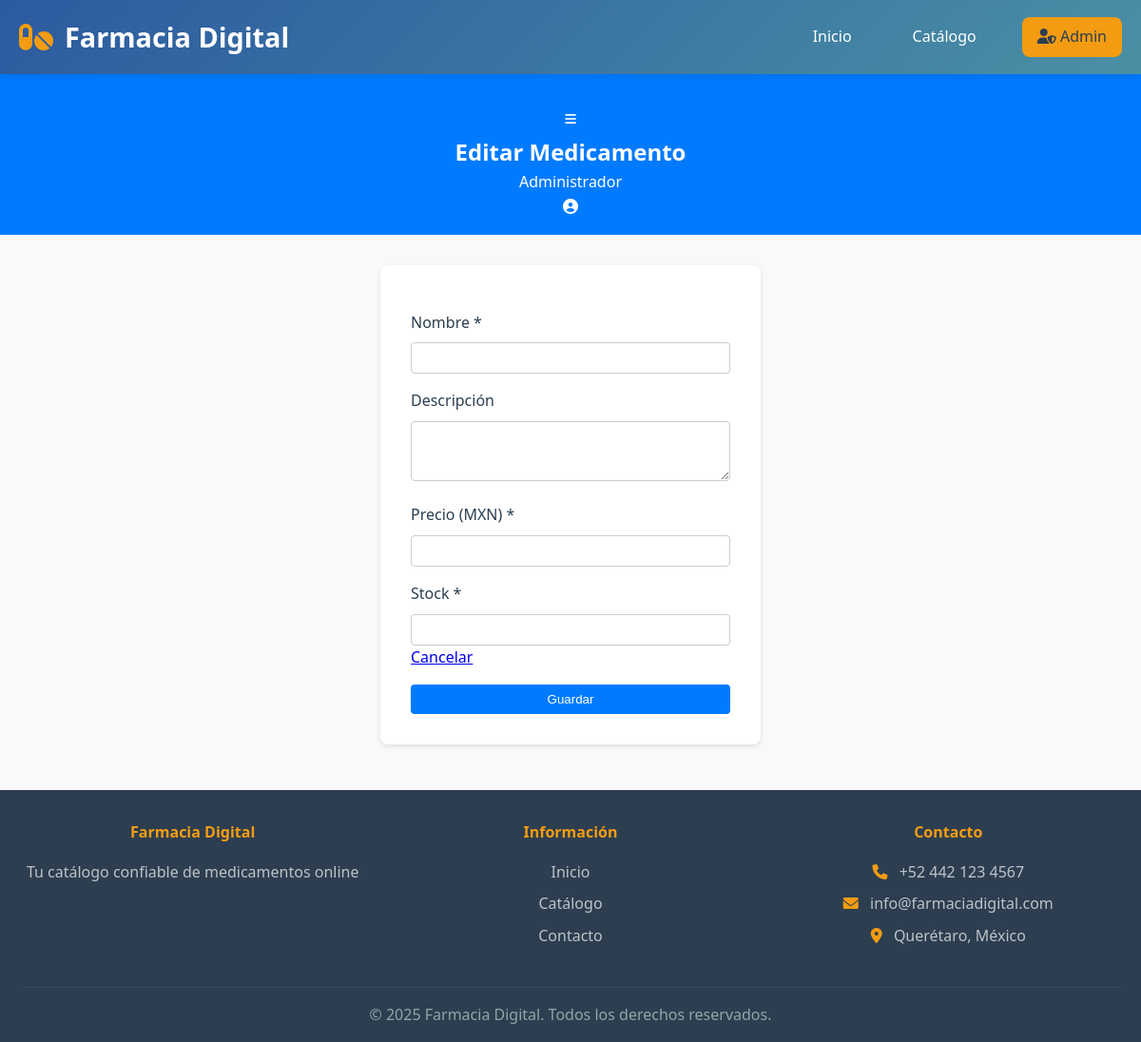
Page /medication/edit/2 (signed in) on the earlier database version.
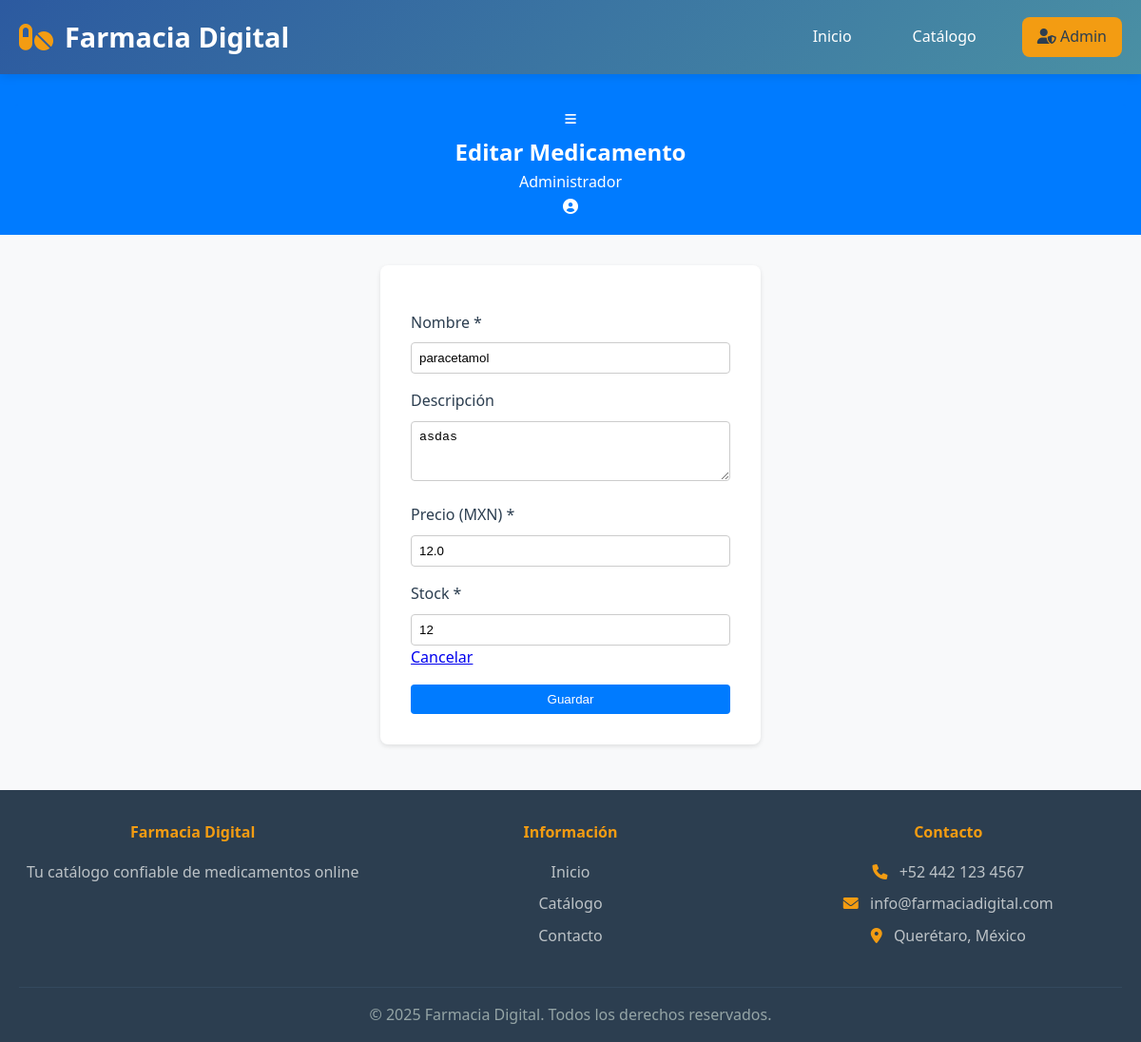
Same page on the later database version.
### tables this page shows
CREATE TABLE medication (
    id INTEGER PRIMARY KEY AUTOINCREMENT,
    name TEXT NOT NULL,
    description TEXT,
    price REAL NOT NULL,
    stock INTEGER NOT NULL
);

### app.py (the view, shortened to what this page needs)
@app.route('/medication/edit/<int:id>', methods=['GET', 'POST'])
def edit_med(id):
    if not session.get('admin'):
        return redirect(url_for('login'))
    conn = get_db_connection()
    med = conn.execute('SELECT * FROM medication WHERE id = ?', (id,)).fetchone()
    conn.close()
    return render_template('medication_form.html', action='edit', med=med)

### app.py (called while the page is built)
@app.context_processor
def inject_current_year():
    return {'current_year': datetime.datetime.now().year}

def get_db_connection():
    conn = sqlite3.connect('pharmacy.db')
    conn.row_factory = sqlite3.Row
    return conn

### templates/medication_form.html
{% extends 'base.html' %}
{% block extra_css %}
    <link rel="stylesheet" href="{{ url_for('static', filename='css/admin.css') }}">
{% endblock %}
{% block content %}
<main class="admin-main">
    <header class="admin-header">
        <div class="header-left">
            <button id="sidebarToggle" class="menu-toggle">
                <i class="fas fa-bars"></i>
            </button>
            <h2 id="pageTitle">{{ 'Editar' if action=='edit' else 'Crear' }} Medicamento</h2>
        </div>
        <div class="header-right">
            <div class="user-info">
                <span id="adminUsername">Administrador</span>
                <div class="user-avatar">
                    <i class="fas fa-user-circle"></i>
                </div>
            </div>
        </div>
    </header>
    <div class="admin-content">
        <div class="form-container">
            <form method="post">
                <div class="form-group">
                    <label for="name">Nombre *</label>
                    <input type="text" id="name" name="name" value="{{ med.name if med else '' }}" required>
                </div>
                <div class="form-group">
                    <label for="description">Descripción</label>
                    <textarea id="description" name="description" rows="3">{{ med.description if med else '' }}</textarea>
                </div>
                <div class="form-group">
                    <label for="price">Precio (MXN) *</label>
                    <input type="number" id="price" name="price" step="0.01" min="0" value="{{ med.price if med else '' }}" required>
                </div>
                <div class="form-group">
                    <label for="stock">Stock *</label>
                    <input type="number" id="stock" name="stock" min="0" value="{{ med.stock if med else '' }}" required>
                </div>
                <div class="form-actions">
                    <a href="{{ url_for('admin_panel') }}" class="btn-cancel">Cancelar</a>
                    <button type="submit" class="btn-save">Guardar</button>
                </div>
            </form>
        </div>
    </div>
</main>
{% endblock %}

Differences in the rows shown:
added medication: name "paracetamol", description "asdas", price "12.0", stock "12"
